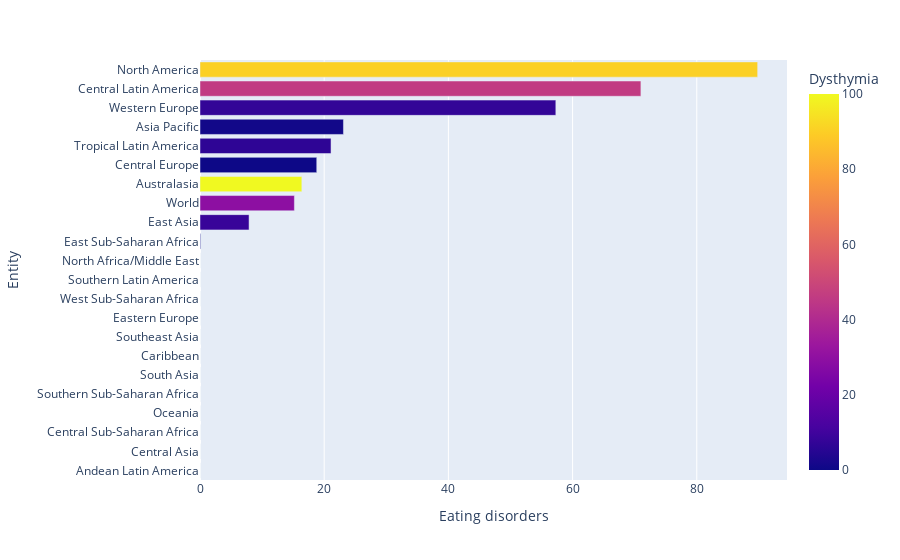

Write notebook code for a chart like this one.
### Code cell
df2.sort_values(by= "Eating disorders" ,inplace=True)
plt.figure(dpi=200)
fig = px.bar(df2, x="Eating disorders", y="Entity", orientation='h',color='Dysthymia')
fig.show()

### Figure 1 — Plotly figure (JSON) as saved in the notebook; plotly's stock layout.template omitted (floating-point values rounded to 4 significant figures)
{"data": [{"alignmentgroup": "True", "hovertemplate": "Eating disorders=%{x}<br>Entity=%{y}<br>Dysthymia=%{marker.color}<extra></extra>", "legendgroup": "", "marker": {"color": [0.0, 0.0, 0.0, 0.0, 0.1, 0.0, 0.0, 0.0, 22.9, 46.6, 0.0, 23.1, 0.7, 8.3, 29.4, 100.0, 0.0, 6.4, 1.0, 7.5, 46.0, 90.2], "coloraxis": "coloraxis", "pattern": {"shape": ""}}, "name": "", "offsetgroup": "", "orientation": "h", "showlegend": false, "textposition": "auto", "x": [0.0, 0.0, 0.0, 0.0, 0.0, 0.0, 0.0, 0.0, 0.0, 0.0, 0.0, 0.0, 0.1, 7.9, 15.2, 16.4, 18.8, 21.1, 23.1, 57.3, 71.0, 89.8], "xaxis": "x", "y": ["Andean Latin America", "Central Asia", "Central Sub-Saharan Africa", "Oceania", "Southern Sub-Saharan Africa", "South Asia", "Caribbean", "Southeast Asia", "Eastern Europe", "West Sub-Saharan Africa", "Southern Latin America", "North Africa/Middle East", "East Sub-Saharan Africa", "East Asia", "World", "Australasia", "Central Europe", "Tropical Latin America", "Asia Pacific", "Western Europe", "Central Latin America", "North America"], "yaxis": "y", "type": "bar"}], "layout": {"xaxis": {"anchor": "y", "domain": [0.0, 1.0], "title": {"text": "Eating disorders"}}, "yaxis": {"anchor": "x", "domain": [0.0, 1.0], "title": {"text": "Entity"}}, "coloraxis": {"colorbar": {"title": {"text": "Dysthymia"}}, "colorscale": [[0.0, "#0d0887"], [0.1111, "#46039f"], [0.2222, "#7201a8"], [0.3333, "#9c179e"], [0.4444, "#bd3786"], [0.5556, "#d8576b"], [0.6667, "#ed7953"], [0.7778, "#fb9f3a"], [0.8889, "#fdca26"], [1.0, "#f0f921"]]}, "legend": {"tracegroupgap": 0}, "margin": {"t": 60}, "barmode": "relative"}}
